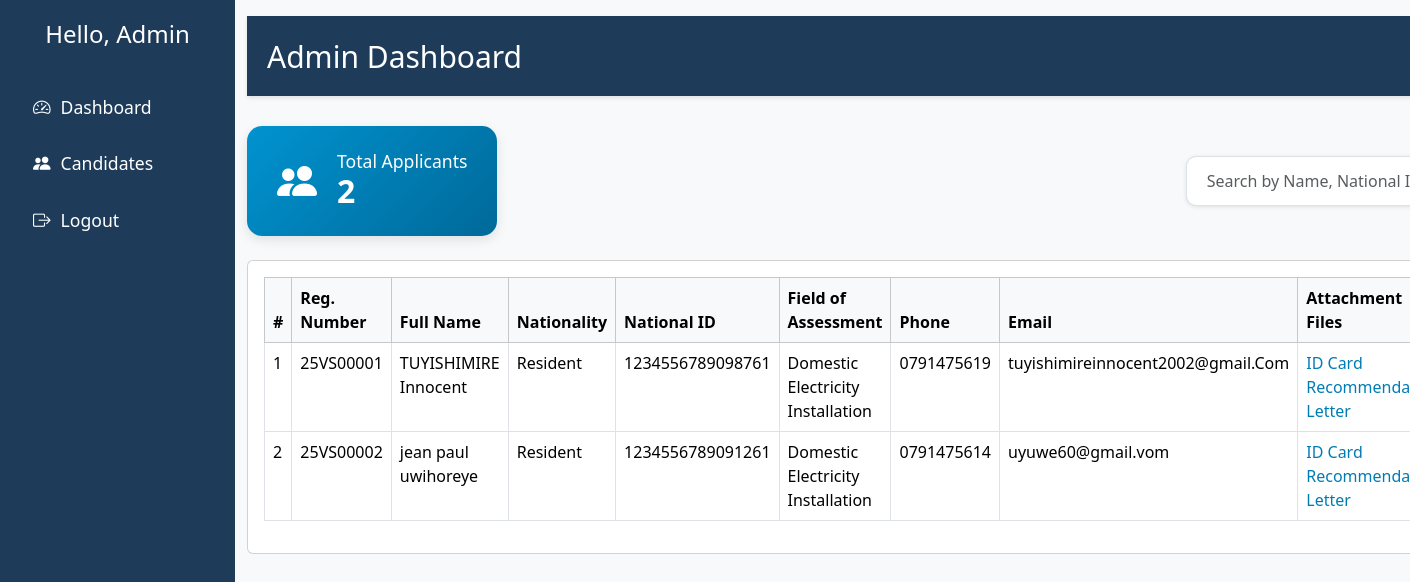
The app's page /admin.php with its own data.
### tables this page shows
CREATE TABLE `documents` (
  `document_id` int(11) NOT NULL,
  `candidate_id` int(11) DEFAULT NULL,
  `id_document_path` varchar(255) NOT NULL,
  `recommendation_path` varchar(255) NOT NULL
);

CREATE TABLE `candidates` (
  `candidate_id` int(11) NOT NULL,
  `registration_number` varchar(20) DEFAULT NULL,
  `full_name` varchar(100) NOT NULL,
  `date_of_birth` date NOT NULL,
  `nationality` enum('Rwandan','Resident') NOT NULL,
  `national_id_passport` varchar(255) NOT NULL,
  `field_of_assessment` enum('Masonry','Domestic Electricity Installation') NOT NULL,
  `years_experience` int(11) NOT NULL CHECK (`years_experience` >= 2),
  `employer_name` varchar(255) NOT NULL,
  `trade_union_member` enum('Yes','No') NOT NULL,
  `trade_union_name` varchar(255) DEFAULT NULL,
  `phone` varchar(255) NOT NULL,
  `email` varchar(255) DEFAULT NULL,
  `submission_date` timestamp NOT NULL DEFAULT current_timestamp()
);

### admin.php (the view, shortened to what this page needs)
<?php
$host = 'localhost';
$db   = 'rpl_applications';
$user = 'root';
$pass = '';
$charset = 'utf8mb4';
$dsn = "mysql:host=$host;dbname=$db;charset=$charset";
try {
    $pdo = new PDO($dsn, $user, $pass, [
        PDO::ATTR_ERRMODE => PDO::ERRMODE_EXCEPTION,
        PDO::ATTR_DEFAULT_FETCH_MODE => PDO::FETCH_ASSOC
    ]);
    $stmt = $pdo->query("SELECT c.candidate_id, c.registration_number, c.full_name, c.nationality, c.national_id_passport, c.field_of_assessment, c.phone, c.email, d.id_document_path, d.recommendation_path
        FROM candidates c
        LEFT JOIN documents d ON c.candidate_id = d.candidate_id
        ORDER BY c.candidate_id asc");
    $candidates = $stmt->fetchAll();
} catch (PDOException $e) {
    echo "<tr><td colspan='8'>Error fetching data: " . $e->getMessage() . "</td></tr>";
}
?>
<!DOCTYPE html>
<html lang="en">
<head>
  <link href="https://cdn.jsdelivr.net/npm/bootstrap@5.3.2/dist/css/bootstrap.min.css" rel="stylesheet">
  <link href="https://cdn.jsdelivr.net/npm/bootstrap-icons@1.10.5/font/bootstrap-icons.css" rel="stylesheet">
</head>
<body>
<div class="container-fluid">
  <div class="row flex-nowrap">
    <div class="col-auto col-md-3 col-xl-2 px-sm-2 px-0 sidebar">
      <h4>Hello, Admin</h4>
      <ul>
        <li><a href="#"><i class="bi bi-speedometer2"></i> Dashboard</a></li>
        <li><a href="#"><i class="bi bi-people-fill"></i> Candidates</a></li>
        <li><a href="#"><i class="bi bi-box-arrow-right"></i> Logout</a></li>
      </ul>
    </div>
    <div class="col py-3">
      <div class="topbar">
        <span>Admin Dashboard</span>
      </div>
      <div class="dashboard-header">
        <div class="stat-card">
          <i class="bi bi-people-fill"></i>
          <div>
            <h5>Total Applicants</h5>
            <h3><?= count($candidates) ?></h3>
          </div>
        </div>
        <div class="search-box">
          <input type="text" id="searchInput" class="form-control" placeholder="Search by Name, National ID or Reg. Number...">
        </div>
      </div>
      <div class="card mt-4">
        <div class="card-body">
          <div class="table-responsive">
            <table class="table table-hover table-bordered w-100">
              <thead class="table-light">
                <tr>
                  <th>#</th>
                  <th>Reg. Number</th>
                  <th>Full Name</th>
                  <th>Nationality</th>
                  <th>National ID</th>
                  <th>Field of Assessment</th>
                  <th>Phone</th>
                  <th>Email</th>
                  <th>Attachment Files</th>
                </tr>
              </thead>
              <tbody id="candidateTable">
                <?php $index = 1; foreach ($candidates as $candidate): ?>
                <tr>
                  <td><?= $index++ ?></td>
                  <td><?= htmlspecialchars($candidate['registration_number']) ?></td>
                  <td><?= htmlspecialchars($candidate['full_name']) ?></td>
                  <td><?= htmlspecialchars($candidate['nationality']) ?></td>
                  <td><?= htmlspecialchars($candidate['national_id_passport']) ?></td>
                  <td><?= htmlspecialchars($candidate['field_of_assessment']) ?></td>
                  <td><?= htmlspecialchars($candidate['phone']) ?></td>
                  <td><?= htmlspecialchars($candidate['email']) ?></td>
                  <td>
                    <?php if (!empty($candidate['id_document_path'])): ?>
                      <a href="#" class="view-doc" data-file="<?= htmlspecialchars($candidate['id_document_path']) ?>">ID Card</a>&nbsp;&nbsp;
                    <?php endif; ?>
                    <?php if (!empty($candidate['recommendation_path'])): ?>
                      <a href="#" class="view-doc" data-file="<?= htmlspecialchars($candidate['recommendation_path']) ?>">Recommendation Letter</a>
                    <?php endif; ?>
                  </td>
                </tr>
                <?php endforeach; ?>
              </tbody>
            </table>
          </div>
        </div>
      </div>
    </div>
  </div>
</div>
</body>
</html>

### admin.php (style rules this page uses)
body { font-family: 'Segoe UI', sans-serif; background-color: #f8f9fa; }
.sidebar { background-color: #1e3c5a; color: #fff; height: 100vh; position: sticky; top: 0; padding-top: 20px; }
.sidebar h4 { text-align: center; margin-bottom: 30px; }
.sidebar ul { list-style: none; padding-left: 0; }
.sidebar ul li { padding: 15px 25px; }
.sidebar ul li a { color: #fff; text-decoration: none; display: flex; align-items: center; gap: 10px; font-size: 1.1rem; }
.topbar { background-color: #1e3c5a; height: 80px; box-shadow: 0 2px 4px rgba(0,0,0,0.1); display: flex; justify-content: space-between; align-items: center; padding: 0 20px; font-weight: 500; color: white; font-size: 30px; }
.dashboard-header { margin-top: 30px; display: flex; justify-content: space-between; flex-wrap: wrap; align-items: center; gap: 20px; }
.stat-card { background: linear-gradient(135deg, #0093D0, #006999); color: white; border-radius: 15px; padding: 25px 30px; box-shadow: 0 4px 12px rgba(0,0,0,0.1); display: flex; align-items: center; gap: 20px; min-width: 250px; }
.stat-card i { font-size: 2.5rem; }
.stat-card h5 { margin: 0; font-size: 1.1rem; }
.stat-card h3 { margin: 0; font-size: 2rem; font-weight: bold; }
.search-box input { border-radius: 10px; padding: 12px 20px; font-size: 1rem; box-shadow: 0 1px 4px rgba(0,0,0,0.1); min-width: 280px; }
a.view-doc { text-decoration: none; color: #007cb3; }

### records on screen
documents: candidate.registration_number "25VS00001", candidate.full_name "TUYISHIMIRE Innocent", candidate.nationality "Resident", candidate.national_id_passport "1234556789098761", candidate.field_of_assessment "Domestic Electricity Installation", candidate.phone "0791475619", candidate.email "tuyishimireinnocent2002@gmail.Com"
documents: candidate.registration_number "25VS00002", candidate.full_name "jean paul uwihoreye", candidate.nationality "Resident", candidate.national_id_passport "1234556789091261", candidate.field_of_assessment "Domestic Electricity Installation", candidate.phone "0791475614", candidate.email "uyuwe60@gmail.vom"

### other values on screen
count($candidates) "2"
